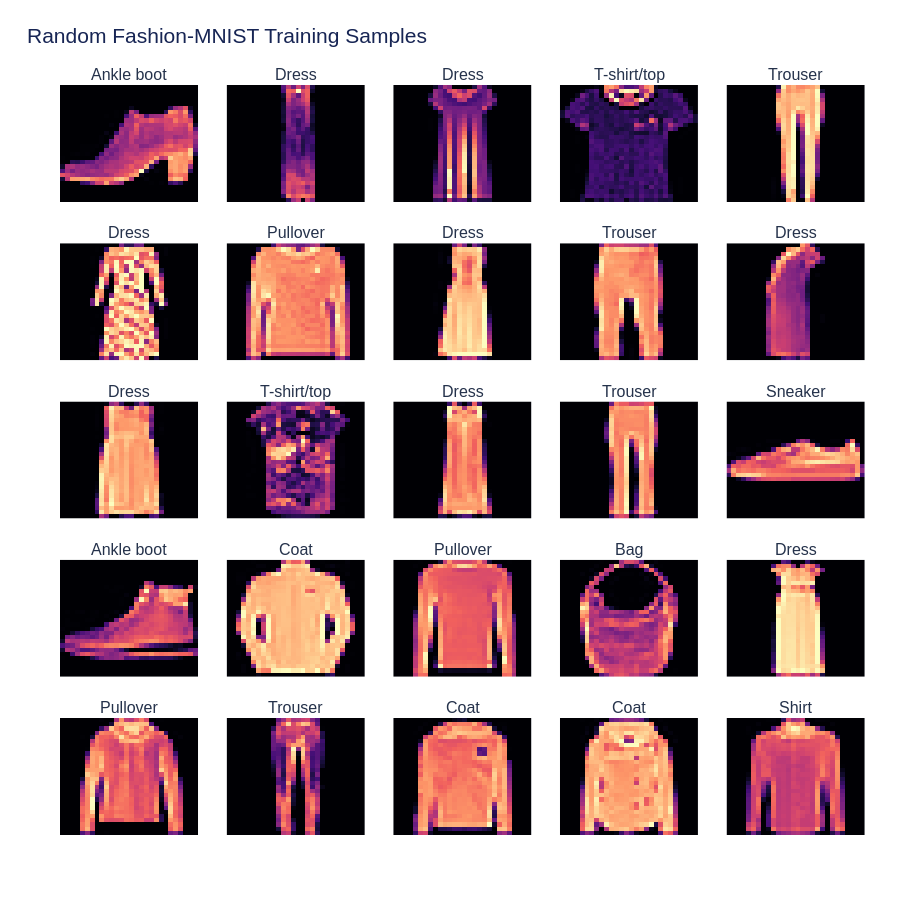

This figure's notebook cell:
### Code cell
# Display a random montage of training images with human-readable labels.
rng = np.random.default_rng(SEED)
random_indices = rng.choice(len(train_df), size=25, replace=False)
fig = make_subplots(rows=5, cols=5, subplot_titles=[
    CLASS_NAMES[int(train_df.iloc[int(idx)]["label"])] for idx in random_indices
], vertical_spacing=0.055, horizontal_spacing=0.035)
for position, idx in enumerate(random_indices):
    row, col = divmod(position, 5)
    image = train_df.iloc[int(idx)][PIXEL_COLUMNS].to_numpy(dtype=np.uint8).reshape(28, 28)
    fig.add_trace(go.Heatmap(z=image, colorscale="Magma", zmin=0, zmax=255,
                             showscale=False, hoverinfo="skip"), row=row + 1, col=col + 1)
    fig.update_xaxes(visible=False, row=row + 1, col=col + 1)
    fig.update_yaxes(visible=False, autorange="reversed", row=row + 1, col=col + 1)
save_plotly_figure(fig, "04_random_training_samples", title="Random Fashion-MNIST Training Samples", height=900, width=1100)

### Figure 1 — Plotly figure (JSON) as saved in the notebook; plotly's stock layout.template omitted (floating-point values rounded to 4 significant figures; data arrays with more than 128 entries replaced by an {"elided": "..."} marker saying what was removed)
{"data": [{"colorscale": [[0, "#000004"], [0.1111, "#180f3d"], [0.2222, "#440f76"], [0.3333, "#721f81"], [0.4444, "#9e2f7f"], [0.5556, "#cd4071"], [0.6667, "#f1605d"], [0.7778, "#fd9668"], [0.8889, "#feca8d"], [1, "#fcfdbf"]], "hoverinfo": "skip", "showscale": false, "type": "heatmap", "xaxis": "x", "yaxis": "y", "z": {"elided": "28x28 int values"}, "zmax": 255, "zmin": 0}, {"colorscale": [[0, "#000004"], [0.1111, "#180f3d"], [0.2222, "#440f76"], [0.3333, "#721f81"], [0.4444, "#9e2f7f"], [0.5556, "#cd4071"], [0.6667, "#f1605d"], [0.7778, "#fd9668"], [0.8889, "#feca8d"], [1, "#fcfdbf"]], "hoverinfo": "skip", "showscale": false, "type": "heatmap", "xaxis": "x2", "yaxis": "y2", "z": {"elided": "28x28 int values"}, "zmax": 255, "zmin": 0}, {"colorscale": [[0, "#000004"], [0.1111, "#180f3d"], [0.2222, "#440f76"], [0.3333, "#721f81"], [0.4444, "#9e2f7f"], [0.5556, "#cd4071"], [0.6667, "#f1605d"], [0.7778, "#fd9668"], [0.8889, "#feca8d"], [1, "#fcfdbf"]], "hoverinfo": "skip", "showscale": false, "type": "heatmap", "xaxis": "x3", "yaxis": "y3", "z": {"elided": "28x28 int values"}, "zmax": 255, "zmin": 0}, {"colorscale": [[0, "#000004"], [0.1111, "#180f3d"], [0.2222, "#440f76"], [0.3333, "#721f81"], [0.4444, "#9e2f7f"], [0.5556, "#cd4071"], [0.6667, "#f1605d"], [0.7778, "#fd9668"], [0.8889, "#feca8d"], [1, "#fcfdbf"]], "hoverinfo": "skip", "showscale": false, "type": "heatmap", "xaxis": "x4", "yaxis": "y4", "z": {"elided": "28x28 int values"}, "zmax": 255, "zmin": 0}, {"colorscale": [[0, "#000004"], [0.1111, "#180f3d"], [0.2222, "#440f76"], [0.3333, "#721f81"], [0.4444, "#9e2f7f"], [0.5556, "#cd4071"], [0.6667, "#f1605d"], [0.7778, "#fd9668"], [0.8889, "#feca8d"], [1, "#fcfdbf"]], "hoverinfo": "skip", "showscale": false, "type": "heatmap", "xaxis": "x5", "yaxis": "y5", "z": {"elided": "28x28 int values"}, "zmax": 255, "zmin": 0}, {"colorscale": [[0, "#000004"], [0.1111, "#180f3d"], [0.2222, "#440f76"], [0.3333, "#721f81"], [0.4444, "#9e2f7f"], [0.5556, "#cd4071"], [0.6667, "#f1605d"], [0.7778, "#fd9668"], [0.8889, "#feca8d"], [1, "#fcfdbf"]], "hoverinfo": "skip", "showscale": false, "type": "heatmap", "xaxis": "x6", "yaxis": "y6", "z": {"elided": "28x28 int values"}, "zmax": 255, "zmin": 0}, {"colorscale": [[0, "#000004"], [0.1111, "#180f3d"], [0.2222, "#440f76"], [0.3333, "#721f81"], [0.4444, "#9e2f7f"], [0.5556, "#cd4071"], [0.6667, "#f1605d"], [0.7778, "#fd9668"], [0.8889, "#feca8d"], [1, "#fcfdbf"]], "hoverinfo": "skip", "showscale": false, "type": "heatmap", "xaxis": "x7", "yaxis": "y7", "z": {"elided": "28x28 int values"}, "zmax": 255, "zmin": 0}, {"colorscale": [[0, "#000004"], [0.1111, "#180f3d"], [0.2222, "#440f76"], [0.3333, "#721f81"], [0.4444, "#9e2f7f"], [0.5556, "#cd4071"], [0.6667, "#f1605d"], [0.7778, "#fd9668"], [0.8889, "#feca8d"], [1, "#fcfdbf"]], "hoverinfo": "skip", "showscale": false, "type": "heatmap", "xaxis": "x8", "yaxis": "y8", "z": {"elided": "28x28 int values"}, "zmax": 255, "zmin": 0}, {"colorscale": [[0, "#000004"], [0.1111, "#180f3d"], [0.2222, "#440f76"], [0.3333, "#721f81"], [0.4444, "#9e2f7f"], [0.5556, "#cd4071"], [0.6667, "#f1605d"], [0.7778, "#fd9668"], [0.8889, "#feca8d"], [1, "#fcfdbf"]], "hoverinfo": "skip", "showscale": false, "type": "heatmap", "xaxis": "x9", "yaxis": "y9", "z": {"elided": "28x28 int values"}, "zmax": 255, "zmin": 0}, {"colorscale": [[0, "#000004"], [0.1111, "#180f3d"], [0.2222, "#440f76"], [0.3333, "#721f81"], [0.4444, "#9e2f7f"], [0.5556, "#cd4071"], [0.6667, "#f1605d"], [0.7778, "#fd9668"], [0.8889, "#feca8d"], [1, "#fcfdbf"]], "hoverinfo": "skip", "showscale": false, "type": "heatmap", "xaxis": "x10", "yaxis": "y10", "z": {"elided": "28x28 int values"}, "zmax": 255, "zmin": 0}, {"colorscale": [[0, "#000004"], [0.1111, "#180f3d"], [0.2222, "#440f76"], [0.3333, "#721f81"], [0.4444, "#9e2f7f"], [0.5556, "#cd4071"], [0.6667, "#f1605d"], [0.7778, "#fd9668"], [0.8889, "#feca8d"], [1, "#fcfdbf"]], "hoverinfo": "skip", "showscale": false, "type": "heatmap", "xaxis": "x11", "yaxis": "y11", "z": {"elided": "28x28 int values"}, "zmax": 255, "zmin": 0}, {"colorscale": [[0, "#000004"], [0.1111, "#180f3d"], [0.2222, "#440f76"], [0.3333, "#721f81"], [0.4444, "#9e2f7f"], [0.5556, "#cd4071"], [0.6667, "#f1605d"], [0.7778, "#fd9668"], [0.8889, "#feca8d"], [1, "#fcfdbf"]], "hoverinfo": "skip", "showscale": false, "type": "heatmap", "xaxis": "x12", "yaxis": "y12", "z": {"elided": "28x28 int values"}, "zmax": 255, "zmin": 0}, {"colorscale": [[0, "#000004"], [0.1111, "#180f3d"], [0.2222, "#440f76"], [0.3333, "#721f81"], [0.4444, "#9e2f7f"], [0.5556, "#cd4071"], [0.6667, "#f1605d"], [0.7778, "#fd9668"], [0.8889, "#feca8d"], [1, "#fcfdbf"]], "hoverinfo": "skip", "showscale": false, "type": "heatmap", "xaxis": "x13", "yaxis": "y13", "z": {"elided": "28x28 int values"}, "zmax": 255, "zmin": 0}, {"colorscale": [[0, "#000004"], [0.1111, "#180f3d"], [0.2222, "#440f76"], [0.3333, "#721f81"], [0.4444, "#9e2f7f"], [0.5556, "#cd4071"], [0.6667, "#f1605d"], [0.7778, "#fd9668"], [0.8889, "#feca8d"], [1, "#fcfdbf"]], "hoverinfo": "skip", "showscale": false, "type": "heatmap", "xaxis": "x14", "yaxis": "y14", "z": {"elided": "28x28 int values"}, "zmax": 255, "zmin": 0}, {"colorscale": [[0, "#000004"], [0.1111, "#180f3d"], [0.2222, "#440f76"], [0.3333, "#721f81"], [0.4444, "#9e2f7f"], [0.5556, "#cd4071"], [0.6667, "#f1605d"], [0.7778, "#fd9668"], [0.8889, "#feca8d"], [1, "#fcfdbf"]], "hoverinfo": "skip", "showscale": false, "type": "heatmap", "xaxis": "x15", "yaxis": "y15", "z": {"elided": "28x28 int values"}, "zmax": 255, "zmin": 0}, {"colorscale": [[0, "#000004"], [0.1111, "#180f3d"], [0.2222, "#440f76"], [0.3333, "#721f81"], [0.4444, "#9e2f7f"], [0.5556, "#cd4071"], [0.6667, "#f1605d"], [0.7778, "#fd9668"], [0.8889, "#feca8d"], [1, "#fcfdbf"]], "hoverinfo": "skip", "showscale": false, "type": "heatmap", "xaxis": "x16", "yaxis": "y16", "z": {"elided": "28x28 int values"}, "zmax": 255, "zmin": 0}, {"colorscale": [[0, "#000004"], [0.1111, "#180f3d"], [0.2222, "#440f76"], [0.3333, "#721f81"], [0.4444, "#9e2f7f"], [0.5556, "#cd4071"], [0.6667, "#f1605d"], [0.7778, "#fd9668"], [0.8889, "#feca8d"], [1, "#fcfdbf"]], "hoverinfo": "skip", "showscale": false, "type": "heatmap", "xaxis": "x17", "yaxis": "y17", "z": {"elided": "28x28 int values"}, "zmax": 255, "zmin": 0}, {"colorscale": [[0, "#000004"], [0.1111, "#180f3d"], [0.2222, "#440f76"], [0.3333, "#721f81"], [0.4444, "#9e2f7f"], [0.5556, "#cd4071"], [0.6667, "#f1605d"], [0.7778, "#fd9668"], [0.8889, "#feca8d"], [1, "#fcfdbf"]], "hoverinfo": "skip", "showscale": false, "type": "heatmap", "xaxis": "x18", "yaxis": "y18", "z": {"elided": "28x28 int values"}, "zmax": 255, "zmin": 0}, {"colorscale": [[0, "#000004"], [0.1111, "#180f3d"], [0.2222, "#440f76"], [0.3333, "#721f81"], [0.4444, "#9e2f7f"], [0.5556, "#cd4071"], [0.6667, "#f1605d"], [0.7778, "#fd9668"], [0.8889, "#feca8d"], [1, "#fcfdbf"]], "hoverinfo": "skip", "showscale": false, "type": "heatmap", "xaxis": "x19", "yaxis": "y19", "z": {"elided": "28x28 int values"}, "zmax": 255, "zmin": 0}, {"colorscale": [[0, "#000004"], [0.1111, "#180f3d"], [0.2222, "#440f76"], [0.3333, "#721f81"], [0.4444, "#9e2f7f"], [0.5556, "#cd4071"], [0.6667, "#f1605d"], [0.7778, "#fd9668"], [0.8889, "#feca8d"], [1, "#fcfdbf"]], "hoverinfo": "skip", "showscale": false, "type": "heatmap", "xaxis": "x20", "yaxis": "y20", "z": {"elided": "28x28 int values"}, "zmax": 255, "zmin": 0}, {"colorscale": [[0, "#000004"], [0.1111, "#180f3d"], [0.2222, "#440f76"], [0.3333, "#721f81"], [0.4444, "#9e2f7f"], [0.5556, "#cd4071"], [0.6667, "#f1605d"], [0.7778, "#fd9668"], [0.8889, "#feca8d"], [1, "#fcfdbf"]], "hoverinfo": "skip", "showscale": false, "type": "heatmap", "xaxis": "x21", "yaxis": "y21", "z": {"elided": "28x28 int values"}, "zmax": 255, "zmin": 0}, {"colorscale": [[0, "#000004"], [0.1111, "#180f3d"], [0.2222, "#440f76"], [0.3333, "#721f81"], [0.4444, "#9e2f7f"], [0.5556, "#cd4071"], [0.6667, "#f1605d"], [0.7778, "#fd9668"], [0.8889, "#feca8d"], [1, "#fcfdbf"]], "hoverinfo": "skip", "showscale": false, "type": "heatmap", "xaxis": "x22", "yaxis": "y22", "z": {"elided": "28x28 int values"}, "zmax": 255, "zmin": 0}, {"colorscale": [[0, "#000004"], [0.1111, "#180f3d"], [0.2222, "#440f76"], [0.3333, "#721f81"], [0.4444, "#9e2f7f"], [0.5556, "#cd4071"], [0.6667, "#f1605d"], [0.7778, "#fd9668"], [0.8889, "#feca8d"], [1, "#fcfdbf"]], "hoverinfo": "skip", "showscale": false, "type": "heatmap", "xaxis": "x23", "yaxis": "y23", "z": {"elided": "28x28 int values"}, "zmax": 255, "zmin": 0}, {"colorscale": [[0, "#000004"], [0.1111, "#180f3d"], [0.2222, "#440f76"], [0.3333, "#721f81"], [0.4444, "#9e2f7f"], [0.5556, "#cd4071"], [0.6667, "#f1605d"], [0.7778, "#fd9668"], [0.8889, "#feca8d"], [1, "#fcfdbf"]], "hoverinfo": "skip", "showscale": false, "type": "heatmap", "xaxis": "x24", "yaxis": "y24", "z": {"elided": "28x28 int values"}, "zmax": 255, "zmin": 0}, {"colorscale": [[0, "#000004"], [0.1111, "#180f3d"], [0.2222, "#440f76"], [0.3333, "#721f81"], [0.4444, "#9e2f7f"], [0.5556, "#cd4071"], [0.6667, "#f1605d"], [0.7778, "#fd9668"], [0.8889, "#feca8d"], [1, "#fcfdbf"]], "hoverinfo": "skip", "showscale": false, "type": "heatmap", "xaxis": "x25", "yaxis": "y25", "z": {"elided": "28x28 int values"}, "zmax": 255, "zmin": 0}], "layout": {"annotations": [{"font": {"size": 16}, "showarrow": false, "text": "Ankle boot", "x": 0.086, "xanchor": "center", "xref": "paper", "y": 1, "yanchor": "bottom", "yref": "paper"}, {"font": {"size": 16}, "showarrow": false, "text": "Dress", "x": 0.293, "xanchor": "center", "xref": "paper", "y": 1, "yanchor": "bottom", "yref": "paper"}, {"font": {"size": 16}, "showarrow": false, "text": "Dress", "x": 0.5, "xanchor": "center", "xref": "paper", "y": 1, "yanchor": "bottom", "yref": "paper"}, {"font": {"size": 16}, "showarrow": false, "text": "T-shirt/top", "x": 0.707, "xanchor": "center", "xref": "paper", "y": 1, "yanchor": "bottom", "yref": "paper"}, {"font": {"size": 16}, "showarrow": false, "text": "Trouser", "x": 0.914, "xanchor": "center", "xref": "paper", "y": 1, "yanchor": "bottom", "yref": "paper"}, {"font": {"size": 16}, "showarrow": false, "text": "Dress", "x": 0.086, "xanchor": "center", "xref": "paper", "y": 0.789, "yanchor": "bottom", "yref": "paper"}, {"font": {"size": 16}, "showarrow": false, "text": "Pullover", "x": 0.293, "xanchor": "center", "xref": "paper", "y": 0.789, "yanchor": "bottom", "yref": "paper"}, {"font": {"size": 16}, "showarrow": false, "text": "Dress", "x": 0.5, "xanchor": "center", "xref": "paper", "y": 0.789, "yanchor": "bottom", "yref": "paper"}, {"font": {"size": 16}, "showarrow": false, "text": "Trouser", "x": 0.707, "xanchor": "center", "xref": "paper", "y": 0.789, "yanchor": "bottom", "yref": "paper"}, {"font": {"size": 16}, "showarrow": false, "text": "Dress", "x": 0.914, "xanchor": "center", "xref": "paper", "y": 0.789, "yanchor": "bottom", "yref": "paper"}, {"font": {"size": 16}, "showarrow": false, "text": "Dress", "x": 0.086, "xanchor": "center", "xref": "paper", "y": 0.578, "yanchor": "bottom", "yref": "paper"}, {"font": {"size": 16}, "showarrow": false, "text": "T-shirt/top", "x": 0.293, "xanchor": "center", "xref": "paper", "y": 0.578, "yanchor": "bottom", "yref": "paper"}, {"font": {"size": 16}, "showarrow": false, "text": "Dress", "x": 0.5, "xanchor": "center", "xref": "paper", "y": 0.578, "yanchor": "bottom", "yref": "paper"}, {"font": {"size": 16}, "showarrow": false, "text": "Trouser", "x": 0.707, "xanchor": "center", "xref": "paper", "y": 0.578, "yanchor": "bottom", "yref": "paper"}, {"font": {"size": 16}, "showarrow": false, "text": "Sneaker", "x": 0.914, "xanchor": "center", "xref": "paper", "y": 0.578, "yanchor": "bottom", "yref": "paper"}, {"font": {"size": 16}, "showarrow": false, "text": "Ankle boot", "x": 0.086, "xanchor": "center", "xref": "paper", "y": 0.367, "yanchor": "bottom", "yref": "paper"}, {"font": {"size": 16}, "showarrow": false, "text": "Coat", "x": 0.293, "xanchor": "center", "xref": "paper", "y": 0.367, "yanchor": "bottom", "yref": "paper"}, {"font": {"size": 16}, "showarrow": false, "text": "Pullover", "x": 0.5, "xanchor": "center", "xref": "paper", "y": 0.367, "yanchor": "bottom", "yref": "paper"}, {"font": {"size": 16}, "showarrow": false, "text": "Bag", "x": 0.707, "xanchor": "center", "xref": "paper", "y": 0.367, "yanchor": "bottom", "yref": "paper"}, {"font": {"size": 16}, "showarrow": false, "text": "Dress", "x": 0.914, "xanchor": "center", "xref": "paper", "y": 0.367, "yanchor": "bottom", "yref": "paper"}, {"font": {"size": 16}, "showarrow": false, "text": "Pullover", "x": 0.086, "xanchor": "center", "xref": "paper", "y": 0.156, "yanchor": "bottom", "yref": "paper"}, {"font": {"size": 16}, "showarrow": false, "text": "Trouser", "x": 0.293, "xanchor": "center", "xref": "paper", "y": 0.156, "yanchor": "bottom", "yref": "paper"}, {"font": {"size": 16}, "showarrow": false, "text": "Coat", "x": 0.5, "xanchor": "center", "xref": "paper", "y": 0.156, "yanchor": "bottom", "yref": "paper"}, {"font": {"size": 16}, "showarrow": false, "text": "Coat", "x": 0.707, "xanchor": "center", "xref": "paper", "y": 0.156, "yanchor": "bottom", "yref": "paper"}, {"font": {"size": 16}, "showarrow": false, "text": "Shirt", "x": 0.914, "xanchor": "center", "xref": "paper", "y": 0.156, "yanchor": "bottom", "yref": "paper"}], "colorway": ["#5B5FDE", "#00A6A6", "#F28E2B", "#E15759", "#59A14F", "#B07AA1", "#76B7B2", "#EDC948", "#4E79A7", "#FF9DA7"], "font": {"color": "#25324B", "family": "Arial, sans-serif", "size": 12}, "height": 900, "hoverlabel": {"bgcolor": "#172554", "font": {"color": "#FFFFFF"}}, "legend": {"bgcolor": "rgba(255,255,255,0.82)", "bordercolor": "#E5EAF3", "borderwidth": 1}, "margin": {"b": 65, "l": 60, "r": 35, "t": 85}, "paper_bgcolor": "#FFFFFF", "plot_bgcolor": "#F7F9FC", "title": {"font": {"color": "#172554", "size": 21}, "text": "Random Fashion-MNIST Training Samples", "x": 0.03, "xanchor": "left"}, "xaxis": {"anchor": "y", "domain": [0, 0.172], "visible": false}, "xaxis10": {"anchor": "y10", "domain": [0.828, 1], "visible": false}, "xaxis11": {"anchor": "y11", "domain": [0, 0.172], "visible": false}, "xaxis12": {"anchor": "y12", "domain": [0.207, 0.379], "visible": false}, "xaxis13": {"anchor": "y13", "domain": [0.414, 0.586], "visible": false}, "xaxis14": {"anchor": "y14", "domain": [0.621, 0.793], "visible": false}, "xaxis15": {"anchor": "y15", "domain": [0.828, 1], "visible": false}, "xaxis16": {"anchor": "y16", "domain": [0, 0.172], "visible": false}, "xaxis17": {"anchor": "y17", "domain": [0.207, 0.379], "visible": false}, "xaxis18": {"anchor": "y18", "domain": [0.414, 0.586], "visible": false}, "xaxis19": {"anchor": "y19", "domain": [0.621, 0.793], "visible": false}, "xaxis2": {"anchor": "y2", "domain": [0.207, 0.379], "visible": false}, "xaxis20": {"anchor": "y20", "domain": [0.828, 1], "visible": false}, "xaxis21": {"anchor": "y21", "domain": [0, 0.172], "visible": false}, "xaxis22": {"anchor": "y22", "domain": [0.207, 0.379], "visible": false}, "xaxis23": {"anchor": "y23", "domain": [0.414, 0.586], "visible": false}, "xaxis24": {"anchor": "y24", "domain": [0.621, 0.793], "visible": false}, "xaxis25": {"anchor": "y25", "domain": [0.828, 1], "visible": false}, "xaxis3": {"anchor": "y3", "domain": [0.414, 0.586], "visible": false}, "xaxis4": {"anchor": "y4", "domain": [0.621, 0.793], "visible": false}, "xaxis5": {"anchor": "y5", "domain": [0.828, 1], "visible": false}, "xaxis6": {"anchor": "y6", "domain": [0, 0.172], "visible": false}, "xaxis7": {"anchor": "y7", "domain": [0.207, 0.379], "visible": false}, "xaxis8": {"anchor": "y8", "domain": [0.414, 0.586], "visible": false}, "xaxis9": {"anchor": "y9", "domain": [0.621, 0.793], "visible": false}, "yaxis": {"anchor": "x", "autorange": "reversed", "domain": [0.844, 1], "visible": false}, "yaxis10": {"anchor": "x10", "autorange": "reversed", "domain": [0.633, 0.789], "visible": false}, "yaxis11": {"anchor": "x11", "autorange": "reversed", "domain": [0.422, 0.578], "visible": false}, "yaxis12": {"anchor": "x12", "autorange": "reversed", "domain": [0.422, 0.578], "visible": false}, "yaxis13": {"anchor": "x13", "autorange": "reversed", "domain": [0.422, 0.578], "visible": false}, "yaxis14": {"anchor": "x14", "autorange": "reversed", "domain": [0.422, 0.578], "visible": false}, "yaxis15": {"anchor": "x15", "autorange": "reversed", "domain": [0.422, 0.578], "visible": false}, "yaxis16": {"anchor": "x16", "autorange": "reversed", "domain": [0.211, 0.367], "visible": false}, "yaxis17": {"anchor": "x17", "autorange": "reversed", "domain": [0.211, 0.367], "visible": false}, "yaxis18": {"anchor": "x18", "autorange": "reversed", "domain": [0.211, 0.367], "visible": false}, "yaxis19": {"anchor": "x19", "autorange": "reversed", "domain": [0.211, 0.367], "visible": false}, "yaxis2": {"anchor": "x2", "autorange": "reversed", "domain": [0.844, 1], "visible": false}, "yaxis20": {"anchor": "x20", "autorange": "reversed", "domain": [0.211, 0.367], "visible": false}, "yaxis21": {"anchor": "x21", "autorange": "reversed", "domain": [0, 0.156], "visible": false}, "yaxis22": {"anchor": "x22", "autorange": "reversed", "domain": [0, 0.156], "visible": false}, "yaxis23": {"anchor": "x23", "autorange": "reversed", "domain": [0, 0.156], "visible": false}, "yaxis24": {"anchor": "x24", "autorange": "reversed", "domain": [0, 0.156], "visible": false}, "yaxis25": {"anchor": "x25", "autorange": "reversed", "domain": [0, 0.156], "visible": false}, "yaxis3": {"anchor": "x3", "autorange": "reversed", "domain": [0.844, 1], "visible": false}, "yaxis4": {"anchor": "x4", "autorange": "reversed", "domain": [0.844, 1], "visible": false}, "yaxis5": {"anchor": "x5", "autorange": "reversed", "domain": [0.844, 1], "visible": false}, "yaxis6": {"anchor": "x6", "autorange": "reversed", "domain": [0.633, 0.789], "visible": false}, "yaxis7": {"anchor": "x7", "autorange": "reversed", "domain": [0.633, 0.789], "visible": false}, "yaxis8": {"anchor": "x8", "autorange": "reversed", "domain": [0.633, 0.789], "visible": false}, "yaxis9": {"anchor": "x9", "autorange": "reversed", "domain": [0.633, 0.789], "visible": false}}}
